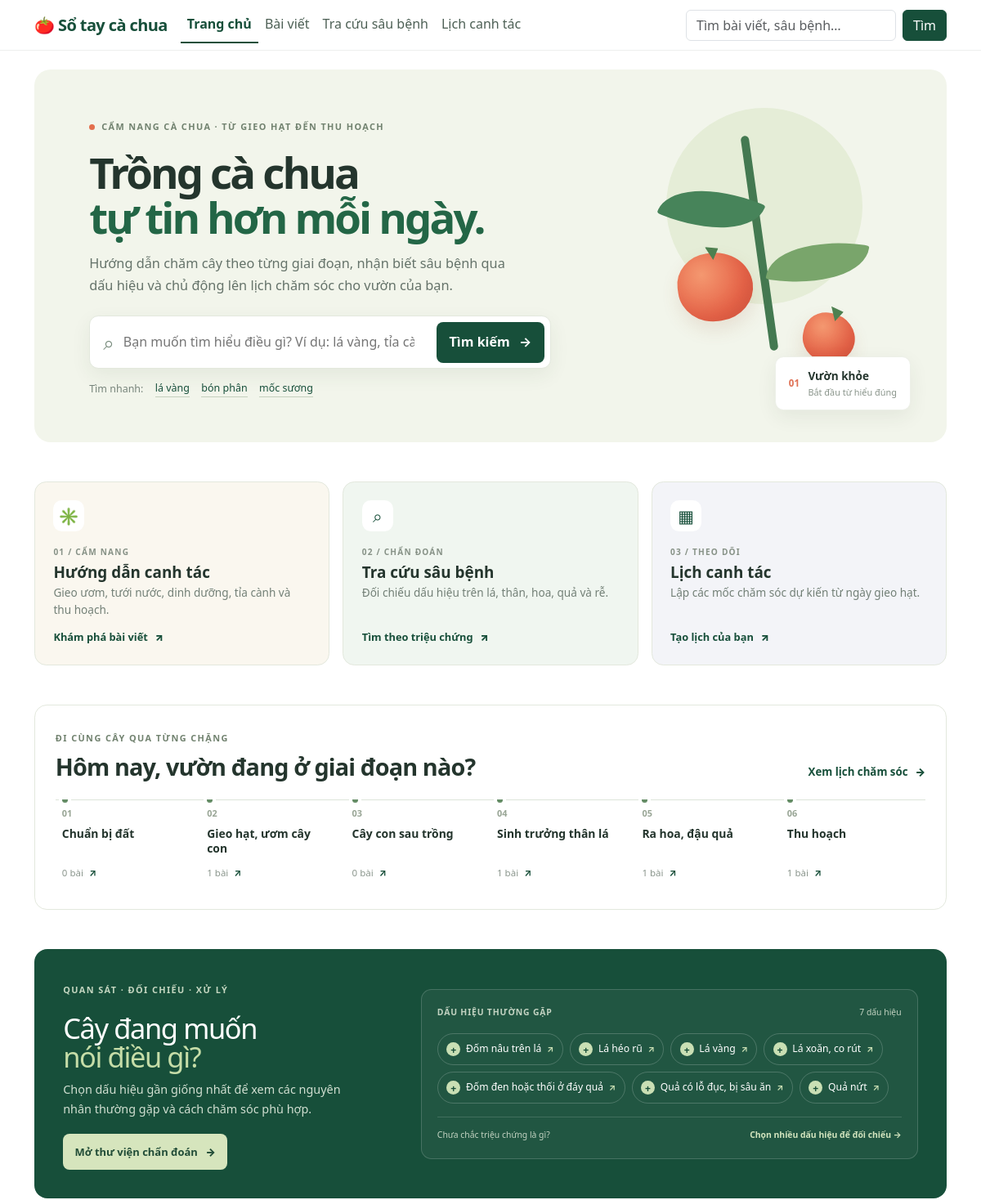
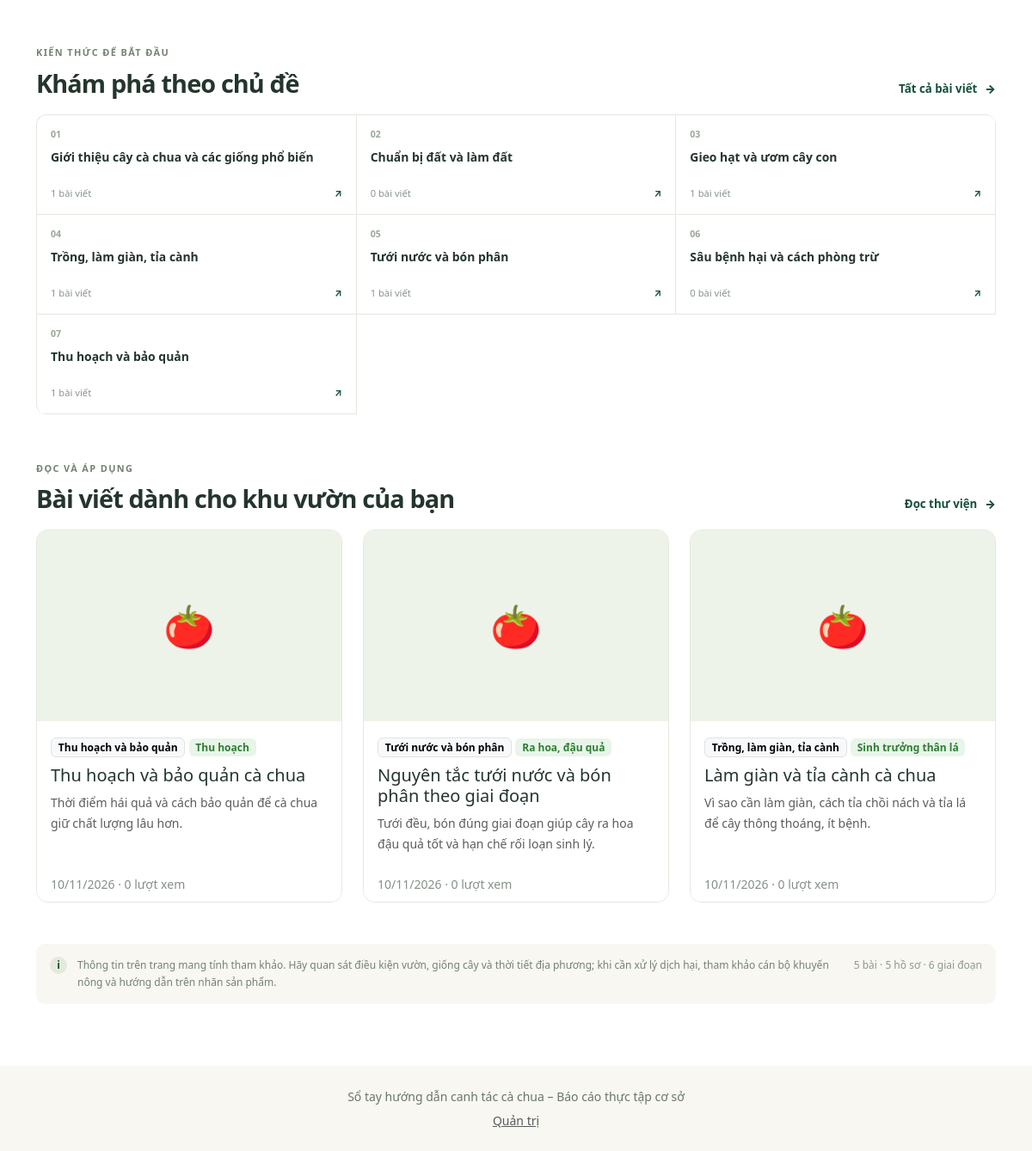
The page / on the database its author committed (2 pictures, top to bottom).
### tables this page shows
CREATE TABLE IF NOT EXISTS growth_stages (
  id          INT UNSIGNED NOT NULL AUTO_INCREMENT,
  name        VARCHAR(100) NOT NULL,
  slug        VARCHAR(120) NOT NULL,
  description TEXT NULL,
  sort_order  INT NOT NULL DEFAULT 0,
  created_at  TIMESTAMP NOT NULL DEFAULT CURRENT_TIMESTAMP,
  updated_at  TIMESTAMP NOT NULL DEFAULT CURRENT_TIMESTAMP ON UPDATE CURRENT_TIMESTAMP,
  PRIMARY KEY (id),
  UNIQUE KEY uq_growth_stages_slug (slug),
  KEY idx_growth_stages_order (sort_order, name)
);

CREATE TABLE IF NOT EXISTS symptoms (
  id          INT UNSIGNED NOT NULL AUTO_INCREMENT,
  name        VARCHAR(150) NOT NULL,
  body_part   ENUM('leaf','stem','flower','fruit','root','whole_plant') NOT NULL DEFAULT 'leaf'
              COMMENT 'Bo phan tren cay co bieu hien',
  description TEXT NULL,
  created_at  TIMESTAMP NOT NULL DEFAULT CURRENT_TIMESTAMP,
  updated_at  TIMESTAMP NOT NULL DEFAULT CURRENT_TIMESTAMP ON UPDATE CURRENT_TIMESTAMP,
  PRIMARY KEY (id),
  UNIQUE KEY uq_symptoms_name (name),
  KEY idx_symptoms_body_part_name (body_part, name)
);

CREATE TABLE IF NOT EXISTS categories (
  id          INT UNSIGNED NOT NULL AUTO_INCREMENT,
  name        VARCHAR(100) NOT NULL,
  slug        VARCHAR(120) NOT NULL,
  description TEXT NULL,
  sort_order  INT NOT NULL DEFAULT 0,
  created_at  TIMESTAMP NOT NULL DEFAULT CURRENT_TIMESTAMP,
  updated_at  TIMESTAMP NOT NULL DEFAULT CURRENT_TIMESTAMP ON UPDATE CURRENT_TIMESTAMP,
  PRIMARY KEY (id),
  UNIQUE KEY uq_categories_slug (slug),
  KEY idx_categories_order (sort_order, name)
);

CREATE TABLE IF NOT EXISTS posts (
  id              INT UNSIGNED NOT NULL AUTO_INCREMENT,
  category_id     INT UNSIGNED NOT NULL,
  growth_stage_id INT UNSIGNED NULL COMMENT 'NULL neu bai viet ap dung chung',
  author_id       INT UNSIGNED NULL,
  title           VARCHAR(200) NOT NULL,
  slug            VARCHAR(220) NOT NULL,
  summary         VARCHAR(500) NULL,
  content         MEDIUMTEXT NOT NULL,
  thumbnail       VARCHAR(255) NULL,
  source          VARCHAR(255) NULL COMMENT 'Nguon tham khao',
  status          ENUM('draft','published') NOT NULL DEFAULT 'draft',
  views           INT UNSIGNED NOT NULL DEFAULT 0,
  created_at      TIMESTAMP NOT NULL DEFAULT CURRENT_TIMESTAMP,
  updated_at      TIMESTAMP NOT NULL DEFAULT CURRENT_TIMESTAMP ON UPDATE CURRENT_TIMESTAMP,
  PRIMARY KEY (id),
  UNIQUE KEY uq_posts_slug (slug),
  KEY idx_posts_status_created (status, created_at, id),
  KEY idx_posts_category_status_created (category_id, status, created_at),
  KEY idx_posts_stage_status_created (growth_stage_id, status, created_at),
  KEY idx_posts_author (author_id),
  FULLTEXT KEY ft_posts_search (title, summary, content),
  CONSTRAINT fk_posts_category FOREIGN KEY (category_id) REFERENCES categories (id)
    ON UPDATE CASCADE ON DELETE RESTRICT,
  CONSTRAINT fk_posts_growth_stage FOREIGN KEY (growth_stage_id) REFERENCES growth_stages (id)
    ON UPDATE CASCADE ON DELETE SET NULL,
  CONSTRAINT fk_posts_author FOREIGN KEY (author_id) REFERENCES users (id)
    ON UPDATE CASCADE ON DELETE SET NULL
);

### includes/db.php (called while the page is built)
<?php
function config() {
    static $cfg = null;
    if ($cfg === null) $cfg = require __DIR__ . '/../config/config.php';
    return $cfg;
}
function db() {
    static $pdo = null;
    if ($pdo === null) {
        $c = config();
        $dsn = "mysql:host={$c['db_host']};dbname={$c['db_name']};charset=utf8mb4";
        $pdo = new PDO($dsn, $c['db_user'], $c['db_pass'], [
            PDO::ATTR_ERRMODE => PDO::ERRMODE_EXCEPTION,
            PDO::ATTR_DEFAULT_FETCH_MODE => PDO::FETCH_ASSOC,
            PDO::ATTR_EMULATE_PREPARES => false,
        ]);
    }
    return $pdo;
}
function q($sql, $params = []) {
    $st = db()->prepare($sql);
    $st->execute($params);
    return $st;
}

### includes/helpers.php (called while the page is built, shortened)
<?php
require_once __DIR__ . '/db.php';
function e($s) { return htmlspecialchars((string)$s, ENT_QUOTES, 'UTF-8'); }
function url($path = '') { return rtrim(config()['base_url'], '/') . '/' . ltrim($path, '/'); }
function fmt_date($ts) { return $ts ? date('d/m/Y', strtotime($ts)) : ''; }
function excerpt($s, $len = 140) {
    $s = trim(preg_replace('/\s+/u', ' ', strip_tags((string)$s)));
    return mb_strlen($s, 'UTF-8') > $len ? mb_substr($s, 0, $len, 'UTF-8') . '…' : $s;
}

### includes/functions_public.php (called while the page is built, shortened)
<?php
require_once __DIR__ . '/helpers.php';
function get_categories() {
    return q("SELECT c.*, COUNT(p.id) AS post_count FROM categories c
              LEFT JOIN posts p ON p.category_id = c.id AND p.status = 'published'
              GROUP BY c.id ORDER BY c.sort_order, c.name")->fetchAll();
}
function get_stages() {
    return q("SELECT s.*, COUNT(p.id) AS post_count FROM growth_stages s
              LEFT JOIN posts p ON p.growth_stage_id = s.id AND p.status = 'published'
              GROUP BY s.id ORDER BY s.sort_order, s.name")->fetchAll();
}
function get_symptoms() {
    return q("SELECT * FROM symptoms ORDER BY FIELD(body_part,'leaf','stem','flower','fruit','root','whole_plant'), name")->fetchAll();
}
function get_posts($f, $page = 1, $per = POSTS_PER_PAGE) {
    $where = ["p.status = 'published'"]; $params = [];
    $w = implode(' AND ', $where);
    $joins = ' JOIN categories c ON c.id = p.category_id LEFT JOIN growth_stages s ON s.id = p.growth_stage_id';
    $total = (int)q("SELECT COUNT(*) FROM posts p $joins WHERE $w", $params)->fetchColumn();
    $off = max(0, ($page - 1) * $per);
    $rows = q("SELECT p.id, p.title, p.slug, p.summary, p.thumbnail, p.created_at, p.views,
                      c.name AS category_name, s.name AS stage_name
               FROM posts p $joins
               WHERE $w ORDER BY p.created_at DESC, p.id DESC LIMIT " . (int)$per . " OFFSET $off", $params)->fetchAll();
    return [$rows, $total];
}

### public/index.php (the view, shortened to what this page needs)
<?php
require_once __DIR__ . '/../includes/functions_public.php';
$page_title = 'Trang chủ'; $active = 'home';
[$latest] = get_posts([], 1, 3);
$cats = get_categories();
$stages = get_stages();
$symptoms = get_symptoms();
$stats = [
  'posts' => (int)q("SELECT COUNT(*) FROM posts WHERE status = 'published'")->fetchColumn(),
  'pests' => (int)q("SELECT COUNT(*) FROM pests")->fetchColumn(),
  'stages' => count($stages),
];
$symptomLinks = ['Lá vàng', 'Lá héo rũ', 'Lá xoăn, co rút', 'Đốm nâu trên lá', 'Quả nứt', 'Quả có lỗ đục, bị sâu ăn', 'Đốm đen hoặc thối ở đáy quả'];
$quickSymptoms = [];
foreach ($symptoms as $symptom) if (in_array($symptom['name'], $symptomLinks, true)) $quickSymptoms[] = $symptom;
require __DIR__ . '/../includes/header.php';
?>
<section class="home-hero mb-5">
  <div class="hero-copy">
    <span class="eyebrow"><span class="eyebrow-dot"></span> CẨM NANG CÀ CHUA · TỪ GIEO HẠT ĐẾN THU HOẠCH</span>
    <h1>Trồng cà chua<br><span>tự tin hơn mỗi ngày.</span></h1>
    <p>Hướng dẫn chăm cây theo từng giai đoạn, nhận biết sâu bệnh qua dấu hiệu và chủ động lên lịch chăm sóc cho vườn của bạn.</p>
    <form action="<?= url('public/search.php') ?>" method="get" class="hero-search">
      <span aria-hidden="true">⌕</span>
      <input type="search" name="q" aria-label="Tìm kiếm kiến thức" placeholder="Bạn muốn tìm hiểu điều gì? Ví dụ: lá vàng, tỉa cành…">
      <button type="submit">Tìm kiếm <span aria-hidden="true">→</span></button>
    </form>
    <div class="search-suggestions"><span>Tìm nhanh:</span>
      <a href="<?= url('public/search.php?q=' . rawurlencode('lá vàng')) ?>">lá vàng</a>
      <a href="<?= url('public/search.php?q=' . rawurlencode('bón phân')) ?>">bón phân</a>
      <a href="<?= url('public/search.php?q=' . rawurlencode('mốc sương')) ?>">mốc sương</a>
    </div>
  </div>
  <div class="hero-art" aria-hidden="true">
    <div class="sun-disc"></div><div class="art-leaf leaf-one"></div><div class="art-leaf leaf-two"></div>
    <div class="tomato tomato-one"><i></i></div><div class="tomato tomato-two"><i></i></div>
    <div class="art-stem"></div><div class="art-caption"><span>01</span><div><b>Vườn khỏe</b><small>Bắt đầu từ hiểu đúng</small></div></div>
  </div>
</section>
<section class="feature-grid mb-5" aria-label="Chức năng chính">
  <a class="feature-card feature-guide" href="<?= url('public/posts.php') ?>">
    <span class="feature-icon">✳</span><span class="feature-index">01 / CẨM NANG</span>
    <h2>Hướng dẫn canh tác</h2><p>Gieo ươm, tưới nước, dinh dưỡng, tỉa cành và thu hoạch.</p><span class="feature-link">Khám phá bài viết <b>↗</b></span>
  </a>
  <a class="feature-card feature-diagnose" href="<?= url('public/pests.php') ?>">
    <span class="feature-icon">⌕</span><span class="feature-index">02 / CHẨN ĐOÁN</span>
    <h2>Tra cứu sâu bệnh</h2><p>Đối chiếu dấu hiệu trên lá, thân, hoa, quả và rễ.</p><span class="feature-link">Tìm theo triệu chứng <b>↗</b></span>
  </a>
  <a class="feature-card feature-calendar" href="<?= url('public/calendar.php') ?>">
    <span class="feature-icon">▦</span><span class="feature-index">03 / THEO DÕI</span>
    <h2>Lịch canh tác</h2><p>Lập các mốc chăm sóc dự kiến từ ngày gieo hạt.</p><span class="feature-link">Tạo lịch của bạn <b>↗</b></span>
  </a>
</section>
<section class="stage-section mb-5">
  <div class="section-heading"><div><span class="eyebrow">ĐI CÙNG CÂY QUA TỪNG CHẶNG</span><h2>Hôm nay, vườn đang ở giai đoạn nào?</h2></div><a class="text-link" href="<?= url('public/calendar.php') ?>">Xem lịch chăm sóc <b>→</b></a></div>
  <div class="stage-track">
    <?php foreach ($stages as $i => $stage): ?>
      <a class="stage-step" href="<?= url('public/posts.php?stage=' . (int)$stage['id']) ?>">
        <span class="stage-number"><?= str_pad((string)($i + 1), 2, '0', STR_PAD_LEFT) ?></span><span class="stage-name"><?= e($stage['name']) ?></span><span class="stage-count"><?= (int)$stage['post_count'] ?> bài <b>↗</b></span>
      </a>
    <?php endforeach; ?>
  </div>
</section>
<section class="diagnose-section mb-5">
  <div class="diagnose-intro"><span class="eyebrow">QUAN SÁT · ĐỐI CHIẾU · XỬ LÝ</span><h2>Cây đang muốn<br><span>nói điều gì?</span></h2><p>Chọn dấu hiệu gần giống nhất để xem các nguyên nhân thường gặp và cách chăm sóc phù hợp.</p><a class="btn-forest" href="<?= url('public/pests.php') ?>">Mở thư viện chẩn đoán <b>→</b></a></div>
  <div class="symptom-panel"><div class="symptom-panel-head"><span>DẤU HIỆU THƯỜNG GẶP</span><span><?= count($quickSymptoms) ?> dấu hiệu</span></div>
    <div class="symptom-chips">
      <?php foreach ($quickSymptoms as $symptom): ?>
        <a href="<?= url('public/pests.php?symptoms%5B%5D=' . (int)$symptom['id']) ?>"><span class="symptom-mark">+</span><?= e($symptom['name']) ?><b>↗</b></a>
      <?php endforeach; ?>
    </div>
    <div class="symptom-foot"><span>Chưa chắc triệu chứng là gì?</span><a href="<?= url('public/pests.php') ?>">Chọn nhiều dấu hiệu để đối chiếu →</a></div>
  </div>
</section>
<section class="mb-5">
  <div class="section-heading"><div><span class="eyebrow">KIẾN THỨC ĐỂ BẮT ĐẦU</span><h2>Khám phá theo chủ đề</h2></div><a class="text-link" href="<?= url('public/posts.php') ?>">Tất cả bài viết <b>→</b></a></div>
  <div class="topic-grid">
    <?php foreach ($cats as $i => $category): ?>
      <a class="topic-card" href="<?= url('public/posts.php?category=' . (int)$category['id']) ?>"><span class="topic-no"><?= str_pad((string)($i + 1), 2, '0', STR_PAD_LEFT) ?></span><span class="topic-title"><?= e($category['name']) ?></span><span class="topic-meta"><?= (int)$category['post_count'] ?> bài viết <b>↗</b></span></a>
    <?php endforeach; ?>
  </div>
</section>
<section class="latest-section mb-5">
  <div class="section-heading"><div><span class="eyebrow">ĐỌC VÀ ÁP DỤNG</span><h2>Bài viết dành cho khu vườn của bạn</h2></div><a class="text-link" href="<?= url('public/posts.php') ?>">Đọc thư viện <b>→</b></a></div>
  <?php if (!$latest): ?><div class="empty-library"><span>✳</span><div><h3>Thư viện đang chờ những bài viết đầu tiên</h3><p>Các bài hướng dẫn đã được biên tập sẽ xuất hiện tại đây.</p></div><a href="<?= url('admin/login.php') ?>">Mở trang quản trị →</a></div>
  <?php else: ?><div class="row g-4"><?php foreach ($latest as $p) include __DIR__ . '/_card.php'; ?></div><?php endif; ?>
</section>
<section class="source-note"><span class="source-mark">i</span><p>Thông tin trên trang mang tính tham khảo. Hãy quan sát điều kiện vườn, giống cây và thời tiết địa phương; khi cần xử lý dịch hại, tham khảo cán bộ khuyến nông và hướng dẫn trên nhãn sản phẩm.</p><span class="source-stats"><?= $stats['posts'] ?> bài · <?= $stats['pests'] ?> hồ sơ · <?= $stats['stages'] ?> giai đoạn</span></section>
<?php require __DIR__ . '/../includes/footer.php'; ?>

### includes/header.php (shortened to what this page needs)
<?php
require_once __DIR__ . '/helpers.php';
$active = $active ?? '';
$nav = ['home' => ['Trang chủ', 'public/index.php'], 'posts' => ['Bài viết', 'public/posts.php'],
        'pests' => ['Tra cứu sâu bệnh', 'public/pests.php'], 'calendar' => ['Lịch canh tác', 'public/calendar.php']];
?>
<!DOCTYPE html>
<html lang="vi">
<head>
  <link rel="stylesheet" href="https://cdn.jsdelivr.net/npm/bootstrap@5.3.3/dist/css/bootstrap.min.css">
  <link rel="stylesheet" href="<?= url('assets/css/style.css') ?>">
</head>
<body>
<nav class="navbar navbar-expand-lg navbar-dark site-nav sticky-top">
  <div class="container">
    <a class="navbar-brand fw-bold" href="<?= url('public/index.php') ?>">🍅 Sổ tay cà chua</a>
    <div class="collapse navbar-collapse" id="mainNav">
      <ul class="navbar-nav me-auto mb-2 mb-lg-0">
        <?php foreach ($nav as $k => [$label, $href]): ?>
          <li class="nav-item"><a class="nav-link<?= $active === $k ? ' active' : '' ?>" href="<?= url($href) ?>"><?= e($label) ?></a></li>
        <?php endforeach; ?>
      </ul>
      <form class="d-flex" role="search" action="<?= url('public/search.php') ?>" method="get">
        <input class="form-control me-2" type="search" name="q" placeholder="Tìm bài viết, sâu bệnh…" aria-label="Tìm kiếm" value="<?= e($_GET['q'] ?? '') ?>">
        <button class="btn btn-light" type="submit">Tìm</button>
      </form>
    </div>
  </div>
</nav>
<main class="container py-4">

### public/_card.php (shortened to what this page needs)
<div class="col-12 col-sm-6 col-lg-4">
  <a class="card card-post text-decoration-none text-reset" href="<?= url('public/post.php?slug=' . rawurlencode($p['slug'])) ?>">
    <?php if (!empty($p['thumbnail'])): ?>
      <img class="thumb" src="<?= e(upload_url($p['thumbnail'])) ?>" alt="<?= e($p['title']) ?>" loading="lazy">
    <?php else: ?><div class="thumb-empty">🍅</div><?php endif; ?>
    <div class="card-body">
      <div class="mb-2">
        <span class="badge text-bg-light border"><?= e($p['category_name']) ?></span>
        <?php if (!empty($p['stage_name'])): ?><span class="badge badge-stage"><?= e($p['stage_name']) ?></span><?php endif; ?>
      </div>
      <h2 class="h5 card-title"><?= e($p['title']) ?></h2>
      <p class="card-text text-muted small mb-0"><?= e(excerpt($p['summary'] ?? '', 110)) ?></p>
    </div>
    <div class="card-footer bg-white border-0 small text-muted"><?= fmt_date($p['created_at']) ?> · <?= (int)$p['views'] ?> lượt xem</div>
  </a>
</div>

### includes/footer.php (shortened to what this page needs)
</main>
<footer class="site-footer mt-5 py-4">
  <div class="container text-center small">
    <div>Sổ tay hướng dẫn canh tác cà chua – Báo cáo thực tập cơ sở</div>
    <div class="mt-1"><a href="<?= url('admin/login.php') ?>" class="text-muted">Quản trị</a></div>
  </div>
</footer>
</body>
</html>

### rows shown on the page
growth_stages: i "01", name "Chuẩn bị đất", post_count "0"
growth_stages: i "02", name "Gieo hạt, ươm cây con", post_count "1"
growth_stages: i "03", name "Cây con sau trồng", post_count "0"
growth_stages: i "04", name "Sinh trưởng thân lá", post_count "1"
growth_stages: i "05", name "Ra hoa, đậu quả", post_count "1"
growth_stages: i "06", name "Thu hoạch", post_count "1"
symptoms: name "Đốm nâu trên lá"
symptoms: name "Lá héo rũ"
symptoms: name "Lá vàng"
symptoms: name "Lá xoăn, co rút"
symptoms: name "Đốm đen hoặc thối ở đáy quả"
symptoms: name "Quả có lỗ đục, bị sâu ăn"
symptoms: name "Quả nứt"
categories: i "01", name "Giới thiệu cây cà chua và các giống phổ biến", post_count "1"
categories: i "02", name "Chuẩn bị đất và làm đất", post_count "0"
categories: i "03", name "Gieo hạt và ươm cây con", post_count "1"
categories: i "04", name "Trồng, làm giàn, tỉa cành", post_count "1"
categories: i "05", name "Tưới nước và bón phân", post_count "1"
categories: i "06", name "Sâu bệnh hại và cách phòng trừ", post_count "0"
categories: i "07", name "Thu hoạch và bảo quản", post_count "1"
posts: category.name "Thu hoạch và bảo quản", growth_stage.name "Thu hoạch", title "Thu hoạch và bảo quản cà chua", summary "Thời điểm hái quả và cách bảo quản để cà chua giữ chất lượng lâu hơn.", created_at "10/11/2026", views "0"
posts: category.name "Tưới nước và bón phân", growth_stage.name "Ra hoa, đậu quả", title "Nguyên tắc tưới nước và bón phân theo giai đoạn", summary "Tưới đều, bón đúng giai đoạn giúp cây ra hoa đậu quả tốt và hạn chế rối loạn sinh lý.", created_at "10/11/2026", views "0"
posts: category.name "Trồng, làm giàn, tỉa cành", growth_stage.name "Sinh trưởng thân lá", title "Làm giàn và tỉa cành cà chua", summary "Vì sao cần làm giàn, cách tỉa chồi nách và tỉa lá để cây thông thoáng, ít bệnh.", created_at "10/11/2026", views "0"

### other values the page prints
$label "Trang chủ"
$label "Bài viết"
$label "Tra cứu sâu bệnh"
$label "Lịch canh tác"
count($quickSymptoms) "7"
$stats['posts'] "5"
$stats['pests'] "5"
$stats['stages'] "6"
